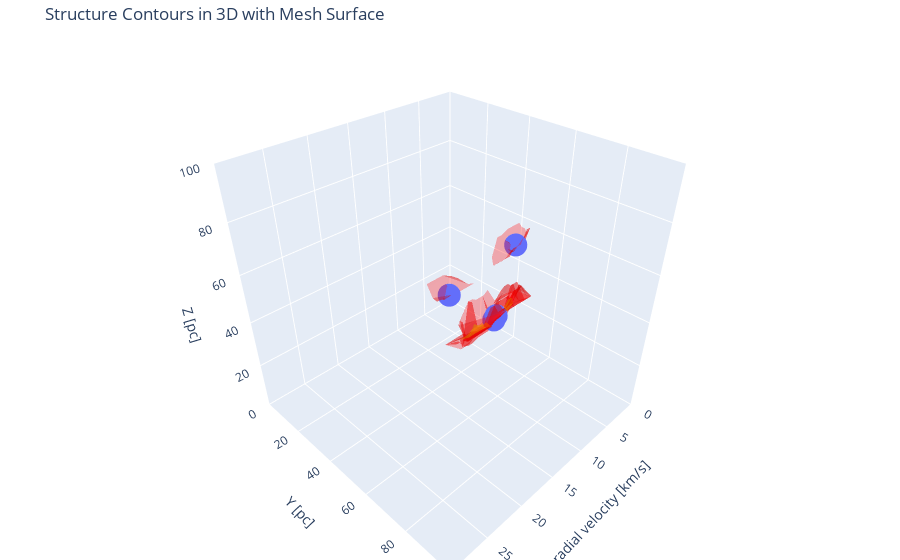

Here is the notebook cell this chart was saved with:
### Code cell
# plot by plotly

fig = px.scatter_3d(peak, x='v_peak', y='y_peak', z='z_peak')

# Leaf structures
for i, leaf_structure_index in enumerate(leaf_indices):
    leaf_structure = dendro3D_1000[leaf_structure_index]
    leaf_mask = leaf_structure.get_mask()
    leaf_mask_indices = np.where(leaf_mask)
    mesh_leaf = go.Mesh3d(x=leaf_mask_indices[0] * rv, 
                          y=leaf_mask_indices[1] * pc, 
                          z=leaf_mask_indices[2] * pc, 
                          opacity=0.3,
                          color='red',
                          name=f'Leaf {i + 1} - Surface')
    fig.add_trace(mesh_leaf)

# Branch structures
for j, branch_structure_index in enumerate(branch_indices):
    branch_structure = dendro3D_1000[branch_structure_index]
    branch_mask = branch_structure.get_mask()
    branch_mask_indices = np.where(branch_mask)
    mesh_branch = go.Mesh3d(x=branch_mask_indices[0] * rv, 
                            y=branch_mask_indices[1] * pc, 
                            z=branch_mask_indices[2] * pc,
                            opacity=0.3, 
                            color='orange',
                            name=f'Branch {j + 1} - Surface')
    fig.add_trace(mesh_branch)

fig.update_layout(
    scene=dict(
        xaxis=dict(title='radial velocity [km/s]', range=[0, 30]),
        yaxis=dict(title='Y [pc]', range=[0, 100]),
        zaxis=dict(title='Z [pc]', range=[0, 100]),
        aspectratio=dict(x=1, y=1, z=1)
    ),
    title='Structure Contours in 3D with Mesh Surface',
    margin=dict(l=0, r=0, b=0, t=40),
    showlegend=True)

### Figure 1 — Plotly figure (JSON) as saved in the notebook; plotly's stock layout.template omitted (floating-point values rounded to 4 significant figures; data arrays with more than 128 entries replaced by an {"elided": "..."} marker saying what was removed)
{"data": [{"hovertemplate": "v_peak=%{x}<br>y_peak=%{y}<br>z_peak=%{z}<extra></extra>", "legendgroup": "", "marker": {"color": "#636efa", "symbol": "circle"}, "mode": "markers", "name": "", "scene": "scene", "showlegend": false, "type": "scatter3d", "x": [2.6, 5.85, 8.45, 9.75], "y": [44.3, 44.3, 52.6, 31.84], "z": [52.6, 22.15, 33.22, 34.61]}, {"color": "red", "name": "Leaf 1 - Surface", "opacity": 0.3, "type": "mesh3d", "x": [0, 0, 0, 0, 0, 0, 0, 0.65, 0.65, 0.65, 0.65, 0.65, 0.65, 0.65, 0.65, 1.3, 1.3, 1.3, 1.3, 1.3, 1.3, 1.3, 1.3, 1.3, 1.3, 1.3, 1.3, 1.95, 1.95, 1.95, 1.95, 1.95, 1.95, 1.95, 1.95, 1.95, 1.95, 1.95, 1.95, 1.95, 1.95, 1.95, 1.95, 1.95, 1.95, 2.6, 2.6, 2.6, 2.6, 2.6, 2.6, 2.6, 2.6, 2.6, 2.6, 2.6, 2.6, 2.6, 2.6, 2.6, 3.25, 3.25, 3.25, 3.25, 3.25, 3.25, 3.25, 3.25, 3.25, 3.25, 3.25, 3.25, 3.25, 3.25, 3.25, 3.25, 3.25, 3.9, 3.9, 3.9, 3.9, 3.9, 3.9, 3.9, 3.9, 3.9, 3.9, 3.9, 3.9, 3.9, 4.55, 4.55, 4.55, 4.55, 4.55, 4.55, 4.55, 4.55, 4.55, 4.55, 5.2, 5.2, 5.2, 5.2, 5.2, 5.2, 5.2, 5.85, 5.85, 5.85, 5.85, 5.85, 5.85, 6.5, 6.5, 6.5, 6.5, 6.5, 7.15, 7.15, 7.15, 7.8], "y": [38.76, 40.14, 40.14, 41.53, 41.53, 42.91, 44.3, 38.76, 40.14, 40.14, 41.53, 41.53, 42.91, 42.91, 44.3, 38.76, 40.14, 40.14, 41.53, 41.53, 42.91, 42.91, 42.91, 44.3, 44.3, 44.3, 44.3, 38.76, 40.14, 40.14, 41.53, 41.53, 41.53, 42.91, 42.91, 42.91, 42.91, 42.91, 44.3, 44.3, 44.3, 44.3, 44.3, 44.3, 45.68, 40.14, 41.53, 41.53, 41.53, 42.91, 42.91, 42.91, 42.91, 44.3, 44.3, 44.3, 44.3, 44.3, 44.3, 45.68, 38.76, 40.14, 41.53, 41.53, 42.91, 42.91, 42.91, 44.3, 44.3, 44.3, 44.3, 44.3, 44.3, 45.68, 45.68, 45.68, 47.07, 38.76, 41.53, 42.91, 42.91, 42.91, 44.3, 44.3, 44.3, 44.3, 45.68, 45.68, 45.68, 47.07, 42.91, 42.91, 44.3, 44.3, 44.3, 45.68, 45.68, 45.68, 47.07, 47.07, 42.91, 42.91, 44.3, 45.68, 45.68, 47.07, 47.07, 44.3, 45.68, 47.07, 47.07, 47.07, 48.45, 45.68, 47.07, 47.07, 47.07, 48.45, 45.68, 47.07, 48.45, 48.45], "z": [56.76, 55.37, 56.76, 55.37, 56.76, 53.99, 56.76, 56.76, 55.37, 56.76, 53.99, 56.76, 48.45, 53.99, 56.76, 56.76, 55.37, 56.76, 53.99, 56.76, 48.45, 53.99, 55.37, 52.6, 53.99, 55.37, 56.76, 56.76, 55.37, 56.76, 53.99, 55.37, 56.76, 48.45, 49.83, 53.99, 55.37, 56.76, 49.83, 51.22, 52.6, 53.99, 55.37, 56.76, 52.6, 55.37, 53.99, 55.37, 56.76, 49.83, 53.99, 55.37, 56.76, 49.83, 51.22, 52.6, 53.99, 55.37, 56.76, 52.6, 55.37, 55.37, 53.99, 56.76, 53.99, 55.37, 56.76, 49.83, 51.22, 52.6, 53.99, 55.37, 56.76, 51.22, 52.6, 53.99, 53.99, 55.37, 53.99, 53.99, 55.37, 56.76, 52.6, 53.99, 55.37, 56.76, 51.22, 52.6, 53.99, 53.99, 53.99, 55.37, 52.6, 53.99, 56.76, 51.22, 52.6, 53.99, 51.22, 53.99, 53.99, 55.37, 53.99, 52.6, 53.99, 51.22, 53.99, 53.99, 53.99, 51.22, 52.6, 53.99, 52.6, 53.99, 51.22, 52.6, 53.99, 52.6, 53.99, 51.22, 52.6, 52.6]}, {"color": "red", "name": "Leaf 2 - Surface", "opacity": 0.3, "type": "mesh3d", "x": {"elided": "821 float values"}, "y": {"elided": "821 float values"}, "z": {"elided": "821 float values"}}, {"color": "red", "name": "Leaf 3 - Surface", "opacity": 0.3, "type": "mesh3d", "x": {"elided": "433 float values"}, "y": {"elided": "433 float values"}, "z": {"elided": "433 float values"}}, {"color": "red", "name": "Leaf 4 - Surface", "opacity": 0.3, "type": "mesh3d", "x": [5.85, 6.5, 6.5, 7.15, 7.15, 7.15, 7.8, 7.8, 7.8, 7.8, 8.45, 8.45, 8.45, 8.45, 8.45, 8.45, 8.45, 9.1, 9.1, 9.1, 9.1, 9.1, 9.1, 9.1, 9.1, 9.1, 9.75, 9.75, 9.75, 9.75, 9.75, 9.75, 9.75, 9.75, 9.75, 9.75, 10.4, 10.4, 10.4, 10.4, 10.4, 10.4, 10.4, 10.4, 10.4, 11.05, 11.05, 11.05, 11.05, 11.05, 11.05, 11.05, 11.05, 11.7, 11.7, 11.7, 11.7, 11.7, 11.7, 12.35], "y": [33.22, 31.84, 33.22, 31.84, 31.84, 33.22, 30.45, 31.84, 31.84, 33.22, 29.07, 30.45, 31.84, 31.84, 31.84, 31.84, 33.22, 26.3, 27.69, 29.07, 30.45, 31.84, 31.84, 31.84, 31.84, 33.22, 26.3, 27.69, 29.07, 29.07, 30.45, 30.45, 31.84, 31.84, 31.84, 31.84, 26.3, 27.69, 29.07, 30.45, 30.45, 31.84, 31.84, 31.84, 31.84, 26.3, 27.69, 29.07, 30.45, 30.45, 31.84, 31.84, 31.84, 26.3, 29.07, 30.45, 31.84, 31.84, 31.84, 31.84], "z": [34.61, 34.61, 34.61, 33.22, 34.61, 34.61, 38.76, 33.22, 34.61, 34.61, 40.14, 38.76, 33.22, 34.61, 35.99, 37.38, 34.61, 40.14, 40.14, 40.14, 38.76, 33.22, 34.61, 35.99, 37.38, 34.61, 40.14, 40.14, 38.76, 40.14, 37.38, 38.76, 33.22, 34.61, 35.99, 37.38, 40.14, 40.14, 40.14, 37.38, 38.76, 33.22, 34.61, 35.99, 37.38, 40.14, 40.14, 40.14, 37.38, 38.76, 34.61, 35.99, 37.38, 40.14, 40.14, 38.76, 34.61, 35.99, 37.38, 37.38]}, {"color": "orange", "name": "Branch 1 - Surface", "opacity": 0.3, "type": "mesh3d", "x": {"elided": "155 float values"}, "y": {"elided": "155 float values"}, "z": {"elided": "155 float values"}}], "layout": {"legend": {"tracegroupgap": 0}, "margin": {"b": 0, "l": 0, "r": 0, "t": 40}, "scene": {"aspectratio": {"x": 1, "y": 1, "z": 1}, "domain": {"x": [0, 1], "y": [0, 1]}, "xaxis": {"range": [0, 30], "title": {"text": "radial velocity [km/s]"}}, "yaxis": {"range": [0, 100], "title": {"text": "Y [pc]"}}, "zaxis": {"range": [0, 100], "title": {"text": "Z [pc]"}}}, "showlegend": true, "title": {"text": "Structure Contours in 3D with Mesh Surface"}}}
